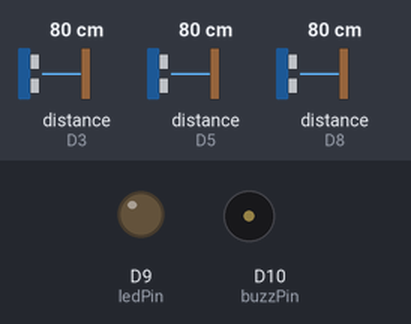
The sketch below on a simulated Arduino Zero (SAMD21). Shown: output pins drawn as LEDs (lit = HIGH), buzzer (waves = sounding, pin HIGH). Wiring (inferred from the names in the program): 3 × ultrasonic range finder: trigger D2, echo D3 / trigger D4, echo D5 / trigger D7, echo D8. Dashed ring = blinking. The test bench sets the inputs (shaded band); at power-on: distance to the obstacle (sensors on D3, D5, D8) 80 cm. The echo pulse lasts 58.3 µs per cm; the local clock reads 2024-03-15 10:24:30 at power-on unless the sketch sets it; pins used as bus, display or sensor lines are not drawn; what the sketch prints to the serial monitor is not drawn.

Above: at 1.2 s.
1.3 s: distance to the obstacle (sensor on D3) set to 33 cm
2.8 s: distance to the obstacle (sensor on D3) set to 28 cm
At 3.2 s:
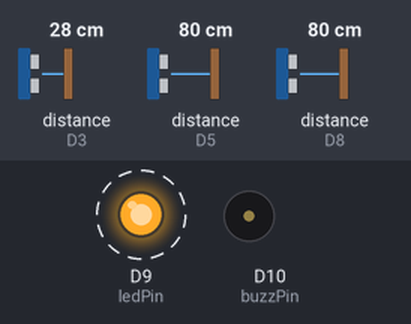
5.8 s: distance to the obstacle (sensor on D3) set to 35 cm
At 6.7 s:
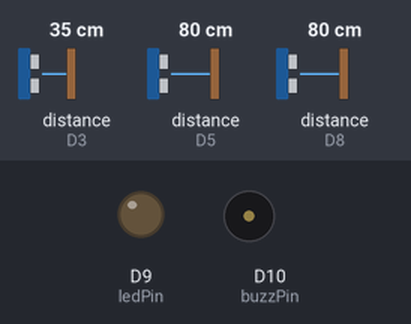
7.3 s: distance to the obstacle (sensor on D3) set to 2 cm
At 7.7 s:
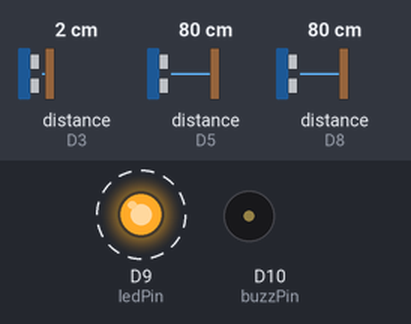
Timing chart, 0 to 11.3 s (numbered marks = the images above; inputs shaded):
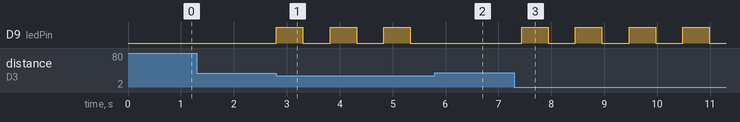

Measured:
- the behaviour switches between 31 and 30 cm on distance to the obstacle (sensor on D3) (found by bisection; images 0 and 1)
- after the input at 2.8 s, D9 (ledPin): alternates HIGH for 0.50 s and LOW for 0.52 s, starting at once
- after the input at 5.8 s, D9 (ledPin): stays LOW (without the input it goes to HIGH after 0.05 s)
- after the input at 7.3 s, D9 (ledPin): alternates HIGH for 0.50 s and LOW for 0.51 s, starting after 0.14 s

The sketch:

innovationTeam.ino
```cpp
// Date and time functions using a DS1307 RTC connected via I2C and Wire lib
#include <Wire.h>
#include "RTClib.h"

#define DISTANCE 30
#define SENSORS_NUM 3

#if defined(ARDUINO_ARCH_SAMD)
   // for Zero, output on USB Serial console, remove line below if using programming port to program the Zero!
   #define Serial SerialUSB
#endif

RTC_DS1307 rtc;

char daysOfTheWeek[7][12] = {"Sunday", "Monday", "Tuesday", "Wednesday", "Thursday", "Friday", "Saturday"};

void setupClock() {
  if (!rtc.begin()) {
    Serial.println("Couldn't find RTC");
    while (1);
  }

  // January 21, 2014 at 3am you would call:
  // rtc.adjust(DateTime(2014, 1, 21, 3, 0, 0));
  // rtc.adjust(DateTime(2019, 5, 6, 9, 13, 0));

  if (!rtc.isrunning()) {
    Serial.println("RTC is NOT running!");
    // following line sets the RTC to the date & time this sketch was compiled
    // rtc.adjust(DateTime(F(__DATE__), F(__TIME__)));
    // This line sets the RTC with an explicit date & time, for example to set
    // January 21, 2014 at 3am you would call:
    // rtc.adjust(DateTime(2014, 1, 21, 3, 0, 0));
    // rtc.adjust(DateTime(2019, 5, 6, 11, 10, 0));
  }
}

// defines pins numbers
const int trigPin[3] = { 2 , 4 , 7 };
const int echoPin[3] = { 3 , 5 ,8 };
const int ledPin = 9;
const int buzzPin = 10;

// defines variables
int distance[3] = { 0 , 0 , 0}; // in cm.
int prevDistance[3] = { 0 , 0 , 0}; //saves the last distance from the last run through
int goAwayFlag[3] = { 0 , 0 , 0}; //flags if the item has been there for more than 10 cycles
boolean isItBuzzing = false;
boolean showingLight = false;
int delayBetCheck = 500; // delay between scans
int timeStayed = 0; //time the object has been there

void setup() {
  for ( int i = 0 ; i < SENSORS_NUM ; i++ ){
  pinMode(trigPin[i], OUTPUT); // Sets the trigPin as an Output
  pinMode(echoPin[i], INPUT); // Sets the echoPin as an Input
  }
  pinMode(buzzPin, OUTPUT);
  pinMode(ledPin, OUTPUT);
  Serial.begin(9600); // Starts the serial communication
  setupClock();
}

void printTime() {
    DateTime now = rtc.now();
    Serial.print(now.year(), DEC);
    Serial.print('/');
    Serial.print(now.month(), DEC);
    Serial.print('/');
    Serial.print(now.day(), DEC);
    Serial.print(" (");
    Serial.print(daysOfTheWeek[now.dayOfTheWeek()]);
    Serial.print(") ");
    Serial.print(now.hour(), DEC);
    Serial.print(':');
    Serial.print(now.minute(), DEC);
    Serial.print(':');
    Serial.print(now.second(), DEC);
    Serial.println();

}

void showEffect() {
    DateTime now = rtc.now();
    int currentHour = now.hour();
    Serial.print("now : ");
    Serial.print(currentHour);

    if (currentHour >= 19 && currentHour <= 7 || true) {
        showingLight = true;
        Serial.print("now : ");
        digitalWrite(ledPin, HIGH);
        delay(500);
        digitalWrite(ledPin, LOW);
        delay(500);
    } else {
        isItBuzzing = true;
        tone(buzzPin, 1000);
        delay(1000);
        noTone(buzzPin);
        delay(1000);
    }
}

int getDistance(int trigPin, int echoPin)
{
  long duration;
  digitalWrite(trigPin, LOW);
  delayMicroseconds(2);
  digitalWrite(trigPin, HIGH);
  delayMicroseconds(20);
  digitalWrite(trigPin, LOW);
  duration = pulseIn(echoPin, HIGH);
  duration = duration / 59;
  Serial.print("Distance is: ");
  Serial.print(duration);
  Serial.println(" centimeters");
  return duration;
}

void loop() {

for (int i = 0 ; i < SENSORS_NUM ; i++  ){
  //saves the previous distance
  prevDistance[i] = distance[i];
  // Calculating the distance
  distance[i] = getDistance(trigPin[i],echoPin[i]);

  //checks if the previous distance is the same as the new one
  if (abs(distance[i] - prevDistance[i]) <= 10) {
    goAwayFlag[i]++;
  } else {
    goAwayFlag[i] = 0;
  }

  if (distance[i] < DISTANCE && distance[i] != 0 && goAwayFlag[i] >= 10 && goAwayFlag[i] <= 120) { //if the object has less than 2.5 meters away for 10 cycles, we flip out
    showEffect();
    timeStayed += delayBetCheck;
  } else {
    if (goAwayFlag[i] > 120) {
      goAwayFlag[i] = 0;
    }
    digitalWrite(ledPin, LOW);
    digitalWrite(buzzPin, LOW);
    isItBuzzing = false;
    showingLight = false;
  }
  Serial.print("Sensor no.");
  Serial.print(i);
  Serial.println("'s status:");
  Serial.print("distance: ");
  Serial.print(distance[i]);
  Serial.print(" , ");
  Serial.print("prevDistance: ");
  Serial.print(prevDistance[i]);
  Serial.print(" , ");
  Serial.print("Is it buzzing? ");
  Serial.println(isItBuzzing);
  Serial.print("showing light? ");
  Serial.println(showingLight);
  }
}
```
